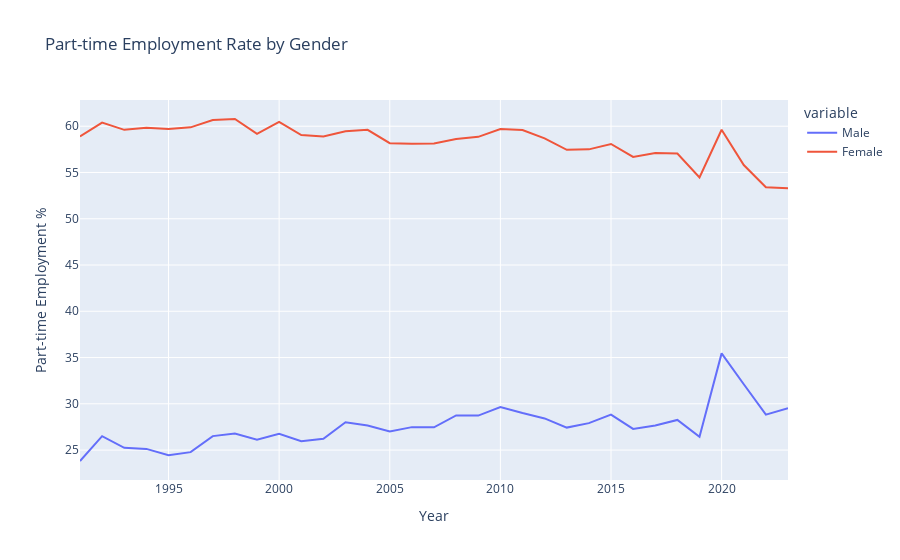

The code cell stored with this chart in its notebook:
### Code cell
fig3 = px.line(part_time_data, x=part_time_data.index, y=part_time_data.columns,
               title = "Part-time Employment Rate by Gender")
fig3.update_layout(xaxis_title='Year', yaxis_title="Part-time Employment %")

### Figure 1 — Plotly figure (JSON) as saved in the notebook; plotly's stock layout.template omitted (floating-point values rounded to 4 significant figures)
{"data": [{"hovertemplate": "variable=Male<br>Year=%{x}<br>value=%{y}<extra></extra>", "legendgroup": "Male", "line": {"color": "#636efa", "dash": "solid"}, "marker": {"symbol": "circle"}, "mode": "lines", "name": "Male", "orientation": "v", "showlegend": true, "type": "scatter", "x": ["1991-01-01T00:00:00", "1992-01-01T00:00:00", "1993-01-01T00:00:00", "1994-01-01T00:00:00", "1995-01-01T00:00:00", "1996-01-01T00:00:00", "1997-01-01T00:00:00", "1998-01-01T00:00:00", "1999-01-01T00:00:00", "2000-01-01T00:00:00", "2001-01-01T00:00:00", "2002-01-01T00:00:00", "2003-01-01T00:00:00", "2004-01-01T00:00:00", "2005-01-01T00:00:00", "2006-01-01T00:00:00", "2007-01-01T00:00:00", "2008-01-01T00:00:00", "2009-01-01T00:00:00", "2010-01-01T00:00:00", "2011-01-01T00:00:00", "2012-01-01T00:00:00", "2013-01-01T00:00:00", "2014-01-01T00:00:00", "2015-01-01T00:00:00", "2016-01-01T00:00:00", "2017-01-01T00:00:00", "2018-01-01T00:00:00", "2019-01-01T00:00:00", "2020-01-01T00:00:00", "2021-01-01T00:00:00", "2022-01-01T00:00:00", "2023-01-01T00:00:00"], "xaxis": "x", "y": [23.82, 26.5, 25.24, 25.13, 24.45, 24.78, 26.51, 26.8, 26.12, 26.75, 25.95, 26.22, 28.01, 27.66, 27.02, 27.48, 27.46, 28.75, 28.73, 29.66, 29.01, 28.42, 27.43, 27.91, 28.83, 27.29, 27.66, 28.26, 26.43, 35.45, 32.11, 28.83, 29.52], "yaxis": "y"}, {"hovertemplate": "variable=Female<br>Year=%{x}<br>value=%{y}<extra></extra>", "legendgroup": "Female", "line": {"color": "#EF553B", "dash": "solid"}, "marker": {"symbol": "circle"}, "mode": "lines", "name": "Female", "orientation": "v", "showlegend": true, "type": "scatter", "x": ["1991-01-01T00:00:00", "1992-01-01T00:00:00", "1993-01-01T00:00:00", "1994-01-01T00:00:00", "1995-01-01T00:00:00", "1996-01-01T00:00:00", "1997-01-01T00:00:00", "1998-01-01T00:00:00", "1999-01-01T00:00:00", "2000-01-01T00:00:00", "2001-01-01T00:00:00", "2002-01-01T00:00:00", "2003-01-01T00:00:00", "2004-01-01T00:00:00", "2005-01-01T00:00:00", "2006-01-01T00:00:00", "2007-01-01T00:00:00", "2008-01-01T00:00:00", "2009-01-01T00:00:00", "2010-01-01T00:00:00", "2011-01-01T00:00:00", "2012-01-01T00:00:00", "2013-01-01T00:00:00", "2014-01-01T00:00:00", "2015-01-01T00:00:00", "2016-01-01T00:00:00", "2017-01-01T00:00:00", "2018-01-01T00:00:00", "2019-01-01T00:00:00", "2020-01-01T00:00:00", "2021-01-01T00:00:00", "2022-01-01T00:00:00", "2023-01-01T00:00:00"], "xaxis": "x", "y": [58.89, 60.39, 59.61, 59.83, 59.7, 59.88, 60.68, 60.78, 59.17, 60.47, 59.04, 58.9, 59.46, 59.61, 58.17, 58.1, 58.14, 58.61, 58.85, 59.69, 59.58, 58.69, 57.45, 57.5, 58.08, 56.68, 57.11, 57.05, 54.46, 59.62, 55.8, 53.41, 53.3], "yaxis": "y"}], "layout": {"legend": {"title": {"text": "variable"}, "tracegroupgap": 0}, "title": {"text": "Part-time Employment Rate by Gender"}, "xaxis": {"anchor": "y", "domain": [0, 1], "title": {"text": "Year"}}, "yaxis": {"anchor": "x", "domain": [0, 1], "title": {"text": "Part-time Employment %"}}}}
